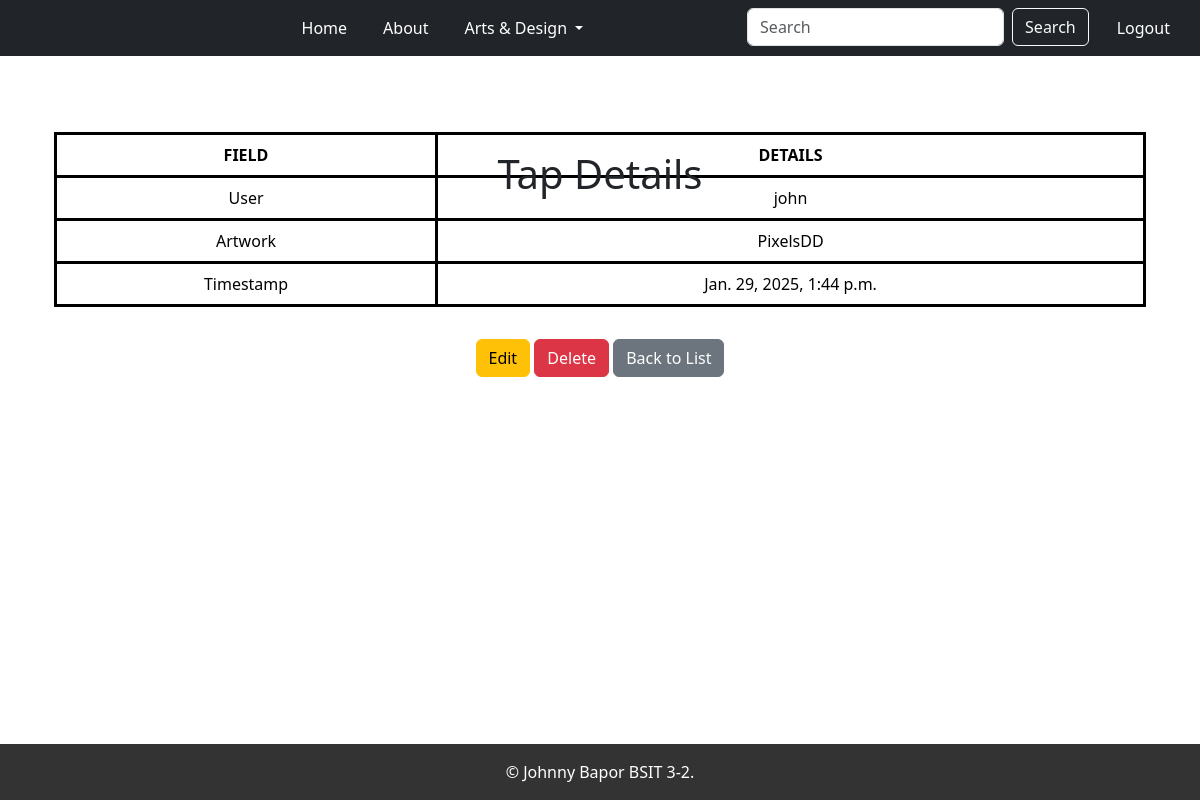
Page /taps/1/ (signed in) on the committed database.
### app/models.py (models this page shows, shortened)
class Tap(models.Model):
    accounts = models.ForeignKey(User, on_delete=models.CASCADE, related_name="taps")
    artwork = models.ForeignKey(Artwork, on_delete=models.CASCADE, related_name="taps")
    tap_timestamp = models.DateTimeField(auto_now_add=True)

class Artwork(models.Model):
    artist = models.ForeignKey(Artist, on_delete=models.CASCADE, related_name="artworks")
    artwork_title = models.CharField(max_length=255)
    artwork_description = models.TextField()
    artwork_image = models.ImageField(upload_to='artworks/', blank=True, null=True)

### app/views.py (the view)
# urls.py: path('taps/<int:pk>/', login_required(TapDetailView.as_view()), name='tap-detail'),
class TapDetailView(DetailView):
    model = Tap
    template_name = 'app/tap_detail.html'
    context_object_name = 'tap'

### app/templates/app/tap_detail.html
{% extends 'app/base.html' %}
{% block content %}
    <div class="container text-center mt-4">
        <h1>Tap Details</h1>
        <div class="table-responsive">
            <table class="table table-bordered table-hover" style="border: 3px solid black;">
                <thead class="thead-dark">
                <tr style="border: 3px solid black;">
                    <th class="text-center" style="border: 3px solid black;">Field</th>
                    <th class="text-center" style="border: 3px solid black;">Details</th>
                </tr>
                </thead>
                <tbody>
                <tr style="border: 3px solid black;">
                    <td class="align-middle text-center" style="border: 3px solid black;">User</td>
                    <td class="align-middle text-center"
                        style="border: 3px solid black;">{{ tap.accounts.username }}</td>
                </tr>
                <tr style="border: 3px solid black;">
                    <td class="align-middle text-center" style="border: 3px solid black;">Artwork</td>
                    <td class="align-middle text-center"
                        style="border: 3px solid black;">{{ tap.artwork.artwork_title }}</td>
                </tr>
                <tr style="border: 3px solid black;">
                    <td class="align-middle text-center" style="border: 3px solid black;">Timestamp</td>
                    <td class="align-middle text-center" style="border: 3px solid black;">{{ tap.tap_timestamp }}</td>
                </tr>
                </tbody>
            </table>
        </div>
        <div class="mt-3">
            <a href="{% url 'tap-update' tap.pk %}" class="btn btn-warning">Edit</a>
            <a href="{% url 'tap-delete' tap.pk %}" class="btn btn-danger">Delete</a>
            <a href="{% url 'tap-list' %}" class="btn btn-secondary">Back to List</a>
        </div>
    </div>
{% endblock %}

### static/css/Base.css (style rules this page uses)
h1 { position: absolute; top: 150px; left: 50%; transform: translateX(-50%); text-align: center; }
body { font-family: Arial, sans-serif; margin: 0; padding: 0; }
table { width: 100%; border-collapse: collapse; margin: 20px 0; }
table, th, td { border: 1px solid #ddd; }
th, td { padding: 12px 15px; text-align: center; vertical-align: middle; }
th { background-color: #f8f9fa; color: #333; text-transform: uppercase; }
tr:nth-child(even) { background-color: #f2f2f2; }

### rows in the picture
Tap: accounts.username "john", artwork.artwork_title "PixelsDD", tap_timestamp "Jan. 29, 2025, 1:44 p.m."
